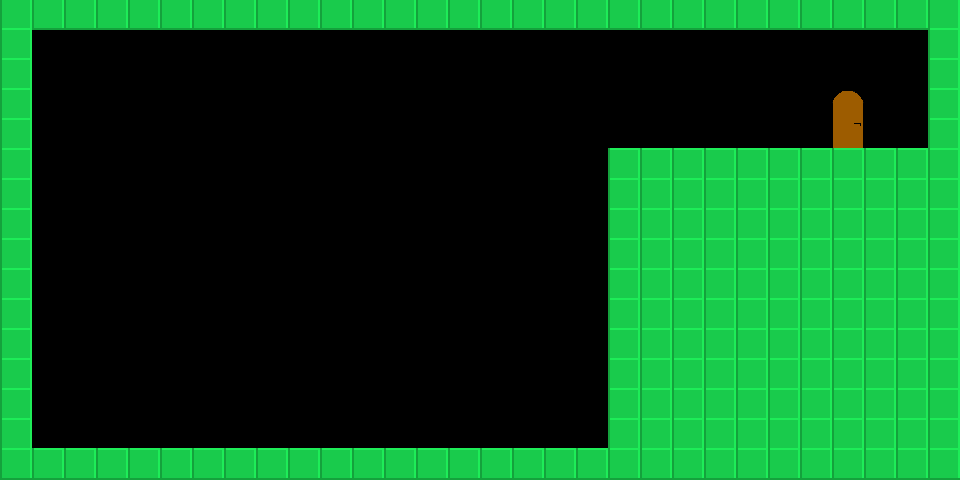

This game map was drawn from its Tiled (.tmx) file and the tilesets committed beside it. A one-line description and the trimmed map source follow:
An orthogonal 30x16 tile map with 32x30 px tiles, 1 tile layer (Tile Layer 1), 3 tilesets.

<map version="1.0" orientation="orthogonal" renderorder="left-down" width="30" height="16" tilewidth="32" tileheight="30" nextobjectid="1">
 <properties>
  <property name="playerstart" value="2,12" />
  <property name="scrollable" value="0" />
  <property name="starttext" value="Press UP to toggle gravitational pull" />
  <property name="togglegravity" value="1" />
 </properties>
 <tileset firstgid="1" name="map" tilewidth="32" tileheight="32">
  <image source="../../assets/img/steelblock.png" width="32" height="32" />
 </tileset>
 <tileset firstgid="2" name="spikes" tilewidth="32" tileheight="32">
  <image source="../../assets/img/spikes.png" width="128" height="32" />
 </tileset>
 <tileset firstgid="6" name="Door" tilewidth="32" tileheight="32">
  <image source="../../assets/img/door.png" width="64" height="32" />
  <tile id="1">
   <properties>
    <property name="playerstart" value="3,7" />
   </properties>
  </tile>
 </tileset>
 <layer name="Tile Layer 1" width="30" height="16">
  <data>[480 cells, 190 non-empty, 3 distinct tile ids]</data>
 </layer>
</map>
